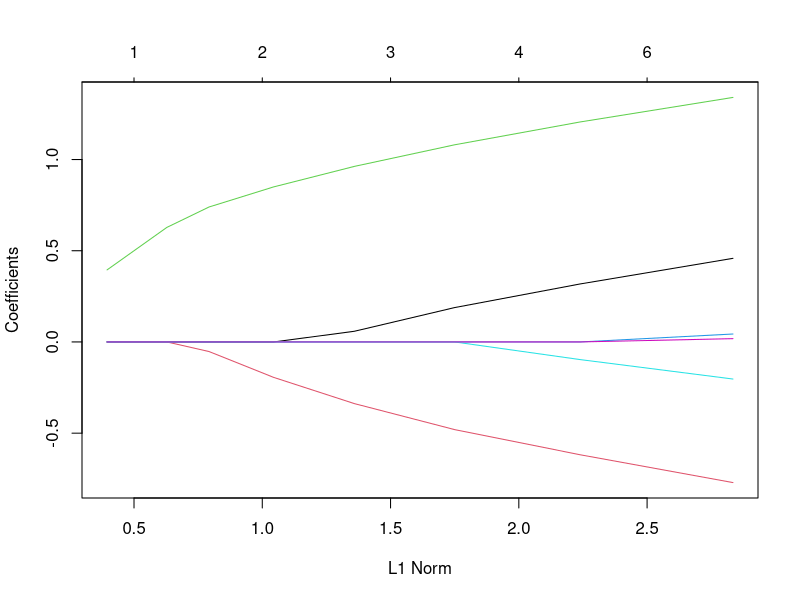

Write R code to recreate this figure.
library(glmnet)

x = matrix(rnorm(100 * 20), 100, 20)
y = rnorm(100)
fit1 = glmnet(x, y, lambda=c(2, 3, 1, 5, 7, 3, 8, 6, 4, 9))
# print(fit1)
cv.glmnet( x, y, type.measure = "mse", alpha=1)
# coef(fit1, s = 0.01) # extract coefficients at a single value of lambda
# predict(fit1, newx = x[1:10, ], s = c(0.01, 0.005)) # make predictions
#
# # Relaxed
# fit1r = glmnet(x, y, relax = TRUE) # can be used with any model
#



data(PoissonExample)
x <- PoissonExample$x
y <- PoissonExample$y
fit <- glmnet(x, y, family = "poisson", lambda=c(2, 3, 1, 5, 7, 3, 8, 6, 4, 9))
plot(fit)